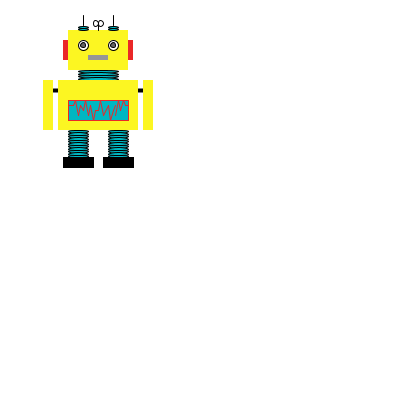
Frame 1 (no input)
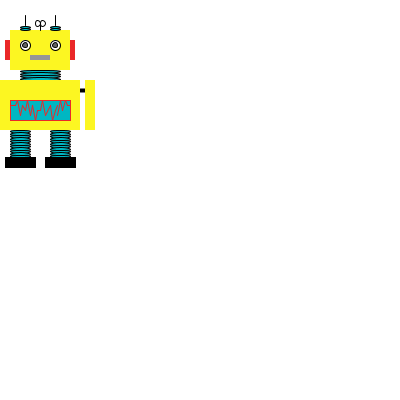
Frame 60 (the mouse pressed at the canvas centre just before this capture)
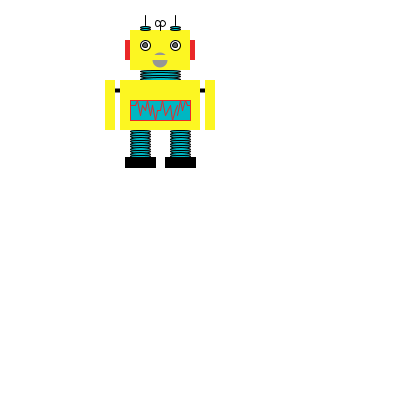
Frame 120 (the mouse held since frame 60 and released just before this capture)

The Processing sketch that drew these frames (run headless with seeded random() and noise(); from frame 60 on, the mouse is pressed at the canvas centre):

// Processing sketch: processing_56691
// ── processing_56691.pde

//variables
int x = 60; // x coordinate
int y = 80; //y coordinate
int bw = 80; //body width
int bh = 50; //body height
int eh = 40; //ellipse width
int ew = 3; //ellipse height

float easing = 0.02;

void setup () {
size(400, 400);
smooth();
}

void draw () {
background(255);

int targetX = mouseX;
  x += (targetX - x) * easing;
  
//head
noStroke();
fill(252, 246, 34); //fill yellow
rect(x+10, y-50, bh+10, bw-40);
ellipseMode(CORNER);
fill(255);
stroke(0);
ellipse(x+20, y/2, eh/4, ew+7);
ellipse(x+50, y/2, eh/4, ew+7);
ellipseMode(CENTER);
fill(100);

//eyes
ellipse(x+55, y-35, eh/8, ew+2);
ellipse(x+25, y-35, eh/8, ew+2);
fill(255);

//ears
noStroke();
fill(234, 40, 40); //fill red
rect(x+5, y/2, bw/16, bh-30);
rect(x+70, y/2, bw/16, bh-30);
stroke(0);

//mouth 
noStroke();
     if (mousePressed) {
       fill(150);
       ellipse(x+40, y-20, 15, 15);
       fill(252, 246, 34);
     } else {
fill(150); }
rect(x+30, y-25, bw/4, bh/10);


//neck
stroke(1);
fill(0, 183, 194); //fill teal
ellipseMode(CORNER);
ellipse(x+20, y-10, eh, ew);
ellipse(x+20, y-7.5, eh, ew);
ellipse(x+20, y-5, eh, ew);
ellipse(x+20, y-2.5, eh, ew);

//left antenna
ellipse(x+20, y-51.5, eh/4, bh/25);
ellipse(x+20, y-53.5, eh/4, bh/25);
line(x+25, y-55, x+25, y-65);

//right antennae
ellipse(x+50, y-51.5, eh/4, bh/25);
ellipse(x+50, y-53.5, eh/4, ew/1.5);
line(x+55, y-55, x+55, y-65);
fill(255); //fill white

//arms
strokeWeight(4);  // Stroke weight to 4 pixels
line(x-5, y+10, x, y+10);
line(x+80, y+10, x+85, y+10);
strokeWeight(1); //Stroke weight back to 1 pixel
fill(252, 246, 34); //fill yellow
noStroke();
rect(x-15, bw, bw/8, bh);
rect(x+85, bw, bw/8, bh);
rect(x, y, bw, bh);
//inner rect and lines
fill(0, 183, 194); //fill teal
stroke(234, 40, 40);
rect(x+10, y+20, bw-20, bh-30);
line(x+10, y+25, x+15, y+25);
line(x+15, y+25, x+17.5, y+20);
line(x+17.5, y+20, x+20, y+35);
line(x+20, y+35, x+22.5, y+25);
line(x+22.5, y+25, x+25, y+30);
line(x+25, y+30, x+27.5, y+20);
line(x+27.5, y+20, x+30, y+35);
line(x+30, y+35, x+32.5, y+25);
line(x+32.5, y+25, x+35, y+40);
line(x+35, y+40, x+37.5, y+30);
line(x+37.5, y+30, x+40, y+30);
line(x+40, y+30, x+42.5, y+20);
line(x+42.5, y+20, x+45, y+35);
line(x+45, y+35, x+50, y+25);
line(x+50, y+25, x+52.5, y+40);
line(x+52.5, y+40, x+55, y+30);
line(x+55, y+30, x+57.5, y+25);
line(x+57.5, y+35, x+60, y+20);
line(x+60, y+20, x+62.5, y+30);
line(x+62.5, y+30, x+65, y+20);
line(x+65, y+20, x+67.5, y+25);
line(x+67.5, y+25, x+70, y+25);
stroke(0); //stroke black
//body

//left leg
fill(0, 183, 194); //fill teal
ellipse(x+10, y+50, eh/2, ew);
ellipse(x+10, y+52.5, eh/2, ew);
ellipse(x+10, y+55, eh/2, ew);
ellipse(x+10, y+57.5, eh/2, ew);
ellipse(x+10, y+60, eh/2, ew);
ellipse(x+10, y+62.5, eh/2, ew);
ellipse(x+10, y+65, eh/2, ew);
ellipse(x+10, y+67.5, eh/2, ew);
ellipse(x+10, y+70, eh/2, ew);
ellipse(x+10, y+72.5, eh/2, ew);
ellipse(x+10, y+75, eh/2, ew);
fill(0); //fill white
rect(x+5, y+77.5, bh-20, bw/8);

//right leg
fill(0, 183, 194); //fill teal
ellipse(x+50, y+50, eh/2, ew);
ellipse(x+50, y+52.5, eh/2, ew);
ellipse(x+50, y+55, eh/2, ew);
ellipse(x+50, y+57.5, eh/2, ew);
ellipse(x+50, y+60, eh/2, ew);
ellipse(x+50, y+62.5, eh/2, ew);
ellipse(x+50, y+65, eh/2, ew);
ellipse(x+50, y+67.5, eh/2, ew);
ellipse(x+50, y+70, eh/2, ew);
ellipse(x+50, y+72.5, eh/2, ew);
ellipse(x+50, y+75, eh/2, ew);
fill(0); //fill black
rect(x+45, y+77.5, bh-20, bw/8);

//wind up
noFill();
line(x+40, y-50, x+40, y-55);
ellipseMode(CORNER);
ellipse(x+35, y-60, eh/8, ew+3);
ellipse(x+40, y-60, eh/8, ew+3);

}
